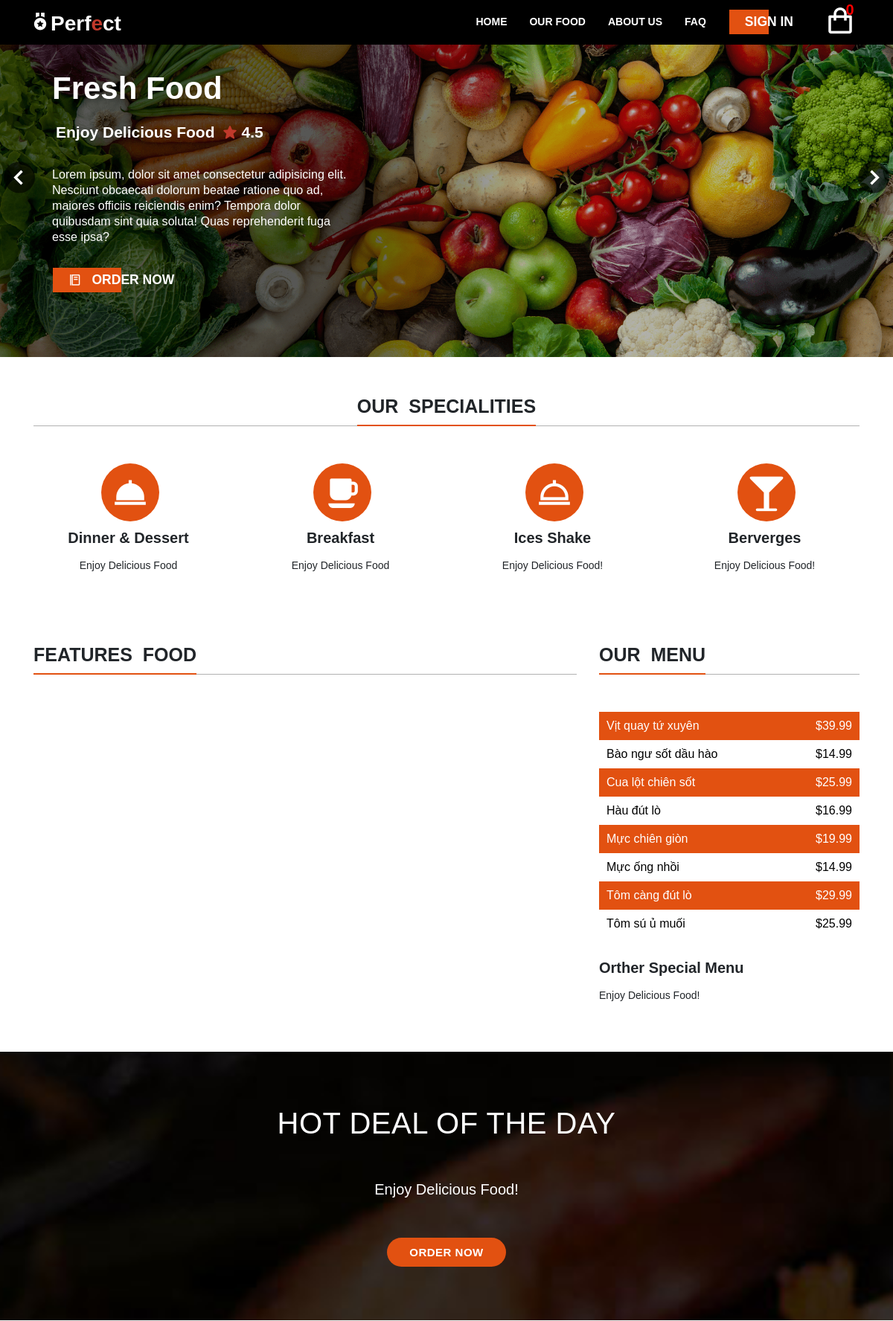
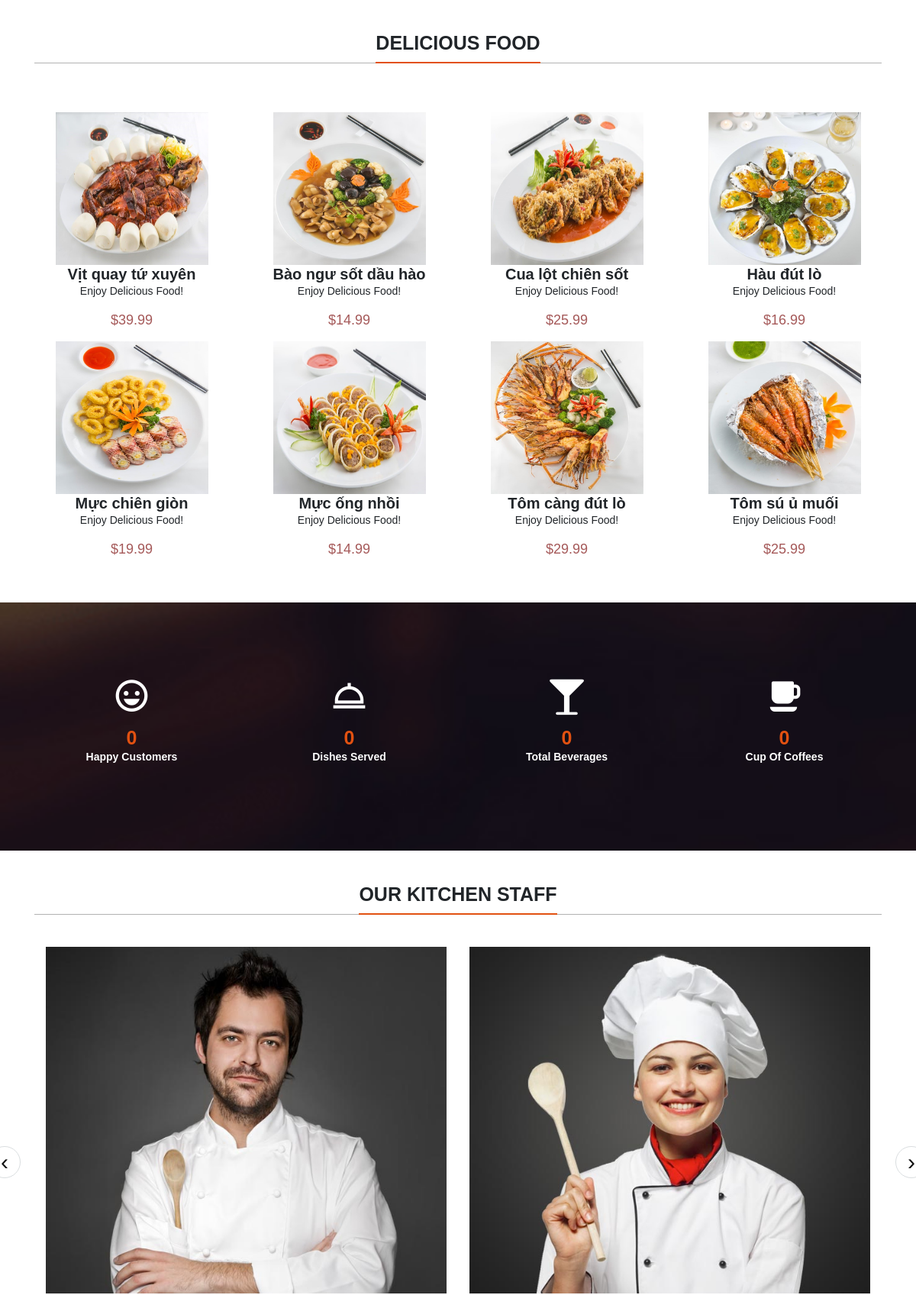
The app's page /home.php (upper part) with its own data (2 pictures, top to bottom).
### tables this page shows
CREATE TABLE IF NOT EXISTS `products` (
	`id` int(10) primary key AUTO_INCREMENT not null,
	`name` varchar(200) NOT NULL,
	`desc` text NOT NULL,
	`price` decimal(7,2) NOT NULL,
	`rrp` decimal(7,2) NOT NULL DEFAULT '0.00',
	`quantity` int(11) NOT NULL,
	`img` text NOT NULL,
	`date_added` datetime NOT NULL DEFAULT CURRENT_TIMESTAMP
);

### home.php (called while the page is built, shortened)
<?php
include 'functions.php';
$page = isset($_GET['page']) &&
file_exists($_GET['page'] . '.php') ? $_GET['page'] : 'index';
include $page . '.php';
?>

### functions.php (called while the page is built, shortened)
<?php
$num_in_cart = isset($_SESSION['cart']) ? count($_SESSION['cart']) : 0;
?>

### index.php (the view, shortened to what this page needs)
<?php
$stmt = $pdo->prepare('SELECT p.id, name, p.desc, p.price, p.rrp, p.quantity, img,
o.quantity as amount from products as p, ordersdetail as o where p.id = o.productid
union select id, name, products.desc, price, rrp, quantity, img, 0 as amount from
products where id not in (select productid from ordersdetail) order by amount desc limit 8');
$stmt->execute();
$fea = $pdo->prepare('SELECT * FROM products ORDER BY date_added LIMIT 8');
$fea->execute();
$hot = $pdo->prepare('SELECT id from products order by date_added desc limit 1');
$hot->execute();
$all_products = $stmt->fetchAll(PDO::FETCH_ASSOC);
$feature = $fea->fetchAll(PDO::FETCH_ASSOC);
$hotdeal = $hot->fetchAll(PDO::FETCH_ASSOC);
?>
<!DOCTYPE html>
<html lang="en">
<head>
    <link rel="stylesheet" href="https://maxcdn.bootstrapcdn.com/bootstrap/4.5.0/css/bootstrap.min.css">
    <link rel="stylesheet" href="https://cdnjs.cloudflare.com/ajax/libs/font-awesome/4.7.0/css/font-awesome.min.css">
    <link rel="stylesheet" href="https://cdnjs.cloudflare.com/ajax/libs/OwlCarousel2/2.3.4/assets/owl.carousel.min.css" />
    <link href='https://unpkg.com/boxicons@2.0.7/css/boxicons.min.css' rel='stylesheet'>
    <link rel="stylesheet" href="https://unpkg.com/aos@next/dist/aos.css" />
    <link rel="stylesheet" href="css/style.css">
    <link rel = "stylesheet" href = "css/loader.css">
</head>
<body>
<div class = "nav-wrapper" id = "navbar_top">
    <div class = "container1">
        <div class = "nav">
            <a href = "home.php" class = "logo">
                <i class='bx bxs-medal bx-tada' ></i>Perf<span class = "main-color">e</span>ct
            </a>
            <div class = "responsive">
                <ul class = "nav-menu" id = "nav-menu">
                    <li><a href = "home.php">Home</a></li>
                    <li><a href = "home.php?page=products">Our Food</a></li>
                    <li><a href = "#">About Us</a></li>
                    <li><a href = "#">FAQ</a></li>
                    <li>
                        <a href = "users/main_profile.php?page=login" class = "btn btn-hover">
                            <span>Sign in</span>
                        </a>
                    </li>
                </ul>
                <a href = "home.php?page=cart" class = "cart">
                    <i class='bx bx-shopping-bag'></i>
                    <span style = "font-size: 20px;"><?php echo "$num_in_cart"?></span>
                </a>
            </div>
        </div>
    </div>
</div>
<div class = "food-section">
    <div class = "food-slide">
        <div class = "owl-carousel carousel-nav-center" id = "food-carousel">
            <div class = "food-slide-item">
                <img src = "./images/freshfood.png">
                <div class = "overlay"></div>
                <div class = "food-slide-item-content">
                    <div class = "item-content-wrapper">
                        <div class = "item-content-title top-down">
                            Fresh Food
                        </div>
                        <div class = "food-infos top-down delay-2">
                            <div class = "food-info">
                                <span>Enjoy Delicious Food</span>
                            </div>
                            <div class = "food-info">
                                <i class = "bx bxs-star"></i>
                                <span>4.5</span>
                            </div>
                        </div>
                        <div class = "item-content-description top-down delay-4">
                            Lorem ipsum, dolor sit amet consectetur adipisicing elit. Nesciunt obcaecati dolorum beatae ratione quo ad, maiores officiis reiciendis enim? Tempora dolor quibusdam sint quia soluta! Quas reprehenderit fuga esse ipsa?
                        </div>
                        <div class = "item-action top-down delay-6">
                            <a href = "#" class = "btn btn-hover">
                                <i class = "bx bx-food-menu"></i>
                                <span>Order Now</span>
                            </a>
                        </div>
                    </div>
                </div>
            </div>
        </div>
    </div>
    <div class = "top-food-slide">
        <div class = "owl-carousel" id = "top-food-slide">
        </div>
    </div>
</div>
<section class = "feature-wrap padding-half" id = "specialities">
    <div class = "container text-center">
        <div class = "row">
            <div class = "col-md-12 text-center">
                <h2 class = "heading">Our &nbsp;Specialities</h2>
                <hr class = "heading-space">
            </div>
        </div>
        <div class = "row">
            <div class = "col-md-3 col-sm-6 feature text-center" >
                <a href = "#"><i class="bx bxs-dish bx-tada"></i></a>
                <a href = "#"><h3 style = "font-weight: bold; margin-top: 10px;">Dinner &amp; Dessert</h3></a>
                <p>Enjoy Delicious Food</p>
            </div>
            <div class = "col-md-3 col-sm-6 feature text-center">
                <a href = "#"><i class = "bx bxs-coffee-alt bx-tada"></i></a>
                <a href = "#"><h3 style = "font-weight: bold; margin-top: 10px;">Breakfast</h3></a>
                <p>Enjoy Delicious Food</p>
            </div>
            <div class = "col-md-3 col-sm-6 feature text-center">
                <a href = "#"><i class = "bx bx-dish bx-tada"></i></a>
                <a href = "#"><h3 style = "font-weight: bold; margin-top: 10px;">Ices Shake</h3></a>
                <p>Enjoy Delicious Food!</p>
            </div>
            <div class = "col-md-3 col-sm-6 feature text-center">
                <a href = "#"><i class = "fa fa-glass bx-tada"></i></a>
                <a href = "#"><h3 style = "font-weight: bold; margin-top: 10px;">Berverges</h3></a>
                <p>Enjoy Delicious Food!</p>
            </div>
        </div>
    </div>
</section>
<section id = "services" class = "padding-bottom">
    <div class = "container-fluid">
    <div class = "container">
        <div class = "row">
            <div class = "col-xl-8 col-lg-8 col-md-8">
                <h2 class = "heading">Features&nbsp; Food</h2>
                <hr class = "heading-space">
                <div class = "slider_wrap">
                    <div id = "service-slider" class = "owl-carousel">
                    <?php foreach($feature as $product): ?>
                        <div class = "item">
                            <div class = "item_inner">
                                <div class = "image">
                                <a href = "home.php?page=product&id=<?=$product['id']?>"><img src = "images/<?=$product['img'] ?>" alt = "<?=$product['name'] ?>">
                                </div>
                                <a href = "home.php?page=product&id=<?=$product['id']?>"><h3><?=$product['name']?></h3></a>
                                <p>Enjoy Delicious Food!</p>
                            </div>
                        </div>
                    <?php endforeach; ?>
                    </div>
                </div>
            </div>
            <div class = "col-xl-4 col-lg-4 col-md-4">
                <h2 class = "heading">Our&nbsp; Menu</h2>
                <hr class = "heading-space">
                <div class="menu_widget">
                <ul>
                    <?php foreach($feature as $f): ?>
                    <li><?=$f['name']?><span>&dollar;<?= $f['price'] ?></span></li>
                    <?php endforeach; ?>
                </ul>
                <a href = "#"><h3>Orther Special Menu</h3></a>
                <p>Enjoy Delicious Food!</p>
                </div>
            </div>
        </div>
    </div>
</div>
</section>
<section class = "info_section paralax">
    <div class = "container-fluid">
        <div class = "row">
            <div class = "col-md-2"></div>
            <div class = "col-md-8 text-center">
                <h2 class = "heading-space">HOT Deal of the Day</h2>
                <p class = "heading-space detail">Enjoy Delicious Food!</p>
                <a href = "home.php?page=product&id=<?=$hotdeal[0]['id']?>" class = "btn-common-white page-scroll">Order Now</a>
            </div>
            <div class = "col-md-2"></div>
        </div>
    </div>
</section>
<section id = "gallery">
    <div class = "container pt-5 pb-5">
        <div class = "row">
            <div class = "col-md-12 text-center">
                <h2 class = "heading">Delicious Food</h2>
                <hr class = "heading-space">
            </div>
        </div>
        <div class = "row pt-3">
            <?php foreach ($all_products as $product): ?>
            <div class = "col-md-3 col-sm-6 col-12 text-center pb-3">
                <div class = "container">
                    <div class = "item-food">
                        <div class = "image">
                        <a href = "home.php?page=product&id=<?=$product['id']?>"><img src="images/<?=$product['img']?>" alt="<?=$product['name']?>">
                            </a>
                        </div>
                        <a href = "home.php?page=product&id=<?=$product['id']?>"><h3><?=$product['name']?></h3></a>
                        <p>Enjoy Delicious Food!</p>
                    </div>
                    <span style = "font-size: 18px; color: rgb(165, 89, 89); padding-bottom: 5px; padding-bottom: 5px;">&dollar;<?=$product['price']?></span><br>
                </div>
            </div>
            <?php endforeach; ?>
        </div>
    </div>
</section>
<section id="facts">
    <div class="container">
      <div class="row number-counters">
        <div class="col-xl-3 col-lg-3 col-md-3 col-sm-6 col-xs-12 text-center fadeInDown" data-wow-duration="500ms" data-wow-delay="300ms">
          <div class="counters-item">
            <i class='bx bx-happy' ></i>
            <h2><strong data-to="4680">0</strong></h2>
            <p>Happy Customers</p>
          </div>
        </div>
        <div class="col-xl-3 col-lg-3 col-md-3 col-sm-6 col-xs-12 text-center fadeInDown" data-wow-duration="500ms" data-wow-delay="600ms">
          <div class="counters-item">
            <i class='bx bx-dish'></i>
            <h2><strong data-to="865">0</strong></h2>
            <p>Dishes Served</p>
          </div>
        </div>
        <div class="col-xl-3 col-lg-3 col-md-3 col-sm-6 col-xs-12 text-center fadeInDown" data-wow-duration="500ms" data-wow-delay="900ms">
          <div class="counters-item">
            <i class="fa fa-glass"></i>
            <h2><strong data-to="510">0</strong></h2>
            <p>Total Beverages</p>
          </div>
        </div>
        <div class="col-xl-3 col-lg-3 col-md-3 col-sm-6 col-xs-12 text-center fadeInDown" data-wow-duration="500ms" data-wow-delay="1200ms">
          <div class="counters-item">
            <i class='bx bxs-coffee-alt'></i>
            <h2><strong data-to="1350">0</strong></h2>
            <p>Cup of coffees</p>
          </div>
        </div>
      </div>
    </div>
</section>
<section id = "chefs">
    <div class = "container pb-5">
        <div class = "row pt-5 pb-5">
            <div class = "col-md-12 text-center">
                <h2 class = "heading">Our Kitchen Staff</h2>
                <hr class = "heading_space">
            </div>
        </div>
        <div class = "row">
            <div class = "col-md-12">
                <div class = "chefs_wrap_slider">
                    <div class = "owl-carousel" id = "chef">
                        <div class = "item">
                            <div class = "chef_wrap">
                                <img src = "images/doctor1.jpg">
                            </div>
                        </div>
                        <div class = "item">
                            <div class = "chef_wrap">
                                <img src = "images/our-cheffs1.jpg">
                            </div>
                        </div>
                    </div>
                </div>
            </div>
        </div>
    </div>
</section>
</body>
</html>

### records on screen
products: img (picture), name "Vịt quay tứ xuyên", price "39.99"
products: img (picture), name "Bào ngư sốt dầu hào", price "14.99"
products: name "Cua lột chiên sốt", price "25.99"
products: name "Hàu đút lò", price "16.99"
products: name "Mực chiên giòn", price "19.99"
products: name "Mực ống nhồi", price "14.99"
products: name "Tôm càng đút lò", price "29.99"
products: name "Tôm sú ủ muối", price "25.99"

### other values on screen
$num_in_cart "0"
$product['name'] "Vịt quay tứ xuyên"
$product['price'] "39.99"
$product['name'] "Bào ngư sốt dầu hào"
$product['price'] "14.99"
$product['name'] "Cua lột chiên sốt"
$product['price'] "25.99"
$product['name'] "Hàu đút lò"
$product['price'] "16.99"
$product['name'] "Mực chiên giòn"
$product['price'] "19.99"
$product['name'] "Mực ống nhồi"
$product['name'] "Tôm càng đút lò"
$product['price'] "29.99"
$product['name'] "Tôm sú ủ muối"
